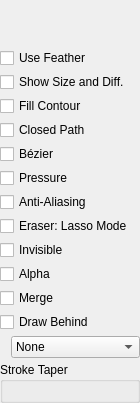
<?xml version="1.0" encoding="UTF-8"?>
<ui version="4.0">
 <class>ToolOptions</class>
 <widget class="QWidget" name="ToolOptions">
  <property name="geometry">
   <rect>
    <x>0</x>
    <y>0</y>
    <width>140</width>
    <height>355</height>
   </rect>
  </property>
  <property name="minimumSize">
   <size>
    <width>140</width>
    <height>0</height>
   </size>
  </property>
  <property name="windowTitle">
   <string>Form</string>
  </property>
  <layout class="QVBoxLayout" name="verticalLayout_3">
   <property name="spacing">
    <number>4</number>
   </property>
   <property name="leftMargin">
    <number>0</number>
   </property>
   <property name="topMargin">
    <number>0</number>
   </property>
   <property name="rightMargin">
    <number>0</number>
   </property>
   <property name="bottomMargin">
    <number>0</number>
   </property>
   <item>
    <layout class="QHBoxLayout" name="penColorPaletteLayout">
     <property name="spacing">
      <number>4</number>
     </property>
     <property name="bottomMargin">
      <number>4</number>
     </property>
    </layout>
   </item>
   <item>
    <widget class="QWidget" name="cosmicPenOptionsWidget">
     <layout class="QVBoxLayout" name="cosmicPenRootLayout">
      <property name="spacing">
       <number>4</number>
      </property>
      <property name="leftMargin">
       <number>0</number>
      </property>
      <property name="topMargin">
       <number>0</number>
      </property>
      <property name="rightMargin">
       <number>0</number>
      </property>
      <property name="bottomMargin">
       <number>0</number>
      </property>
      <item>
       <widget class="QWidget" name="cosmicPenRowsArea">
        <layout class="QVBoxLayout" name="cosmicPenRowsLayout">
         <property name="spacing">
          <number>8</number>
         </property>
         <property name="leftMargin">
          <number>0</number>
         </property>
         <property name="topMargin">
          <number>0</number>
         </property>
         <property name="rightMargin">
          <number>0</number>
         </property>
         <property name="bottomMargin">
          <number>0</number>
         </property>
        </layout>
       </widget>
      </item>
      <item>
       <widget class="QWidget" name="cosmicPenBottomArea">
        <layout class="QHBoxLayout" name="cosmicPenBottomLayout">
         <property name="spacing">
          <number>0</number>
         </property>
         <property name="leftMargin">
          <number>0</number>
         </property>
         <property name="rightMargin">
          <number>0</number>
         </property>
         <property name="topMargin">
          <number>2</number>
         </property>
         <property name="bottomMargin">
          <number>0</number>
         </property>
        </layout>
       </widget>
      </item>
      <item>
       <spacer name="cosmicPenBottomSpacer">
        <property name="orientation">
         <enum>Qt::Vertical</enum>
        </property>
        <property name="sizeType">
         <enum>QSizePolicy::Expanding</enum>
        </property>
        <property name="sizeHint" stdset="0">
         <size>
          <width>0</width>
          <height>0</height>
         </size>
        </property>
       </spacer>
      </item>
     </layout>
    </widget>
   </item>

   <!-- Cosmic split layout for the Pencil tool (bitmap-only pencil options) -->
   <item>
    <widget class="QWidget" name="cosmicPencilOptionsWidget">
     <layout class="QVBoxLayout" name="cosmicPencilRootLayout">
      <property name="spacing">
       <number>4</number>
      </property>
      <property name="leftMargin">
       <number>0</number>
      </property>
      <property name="topMargin">
       <number>0</number>
      </property>
      <property name="rightMargin">
       <number>0</number>
      </property>
      <property name="bottomMargin">
       <number>0</number>
      </property>
      <item>
       <widget class="QWidget" name="cosmicPencilRowsArea">
        <layout class="QVBoxLayout" name="cosmicPencilRowsLayout">
         <property name="spacing">
          <number>8</number>
         </property>
         <property name="leftMargin">
          <number>0</number>
         </property>
         <property name="topMargin">
          <number>0</number>
         </property>
         <property name="rightMargin">
          <number>0</number>
         </property>
         <property name="bottomMargin">
          <number>0</number>
         </property>
        </layout>
       </widget>
      </item>
      <item>
       <widget class="QWidget" name="cosmicPencilBottomArea">
        <layout class="QHBoxLayout" name="cosmicPencilBottomLayout">
         <property name="spacing">
          <number>0</number>
         </property>
         <property name="leftMargin">
          <number>0</number>
         </property>
         <property name="rightMargin">
          <number>0</number>
         </property>
         <property name="topMargin">
          <number>2</number>
         </property>
         <property name="bottomMargin">
          <number>0</number>
         </property>
        </layout>
       </widget>
      </item>
     </layout>
    </widget>
   </item>
   <item>
    <widget class="QWidget" name="cosmicGapFillOptionsWidget">
     <layout class="QVBoxLayout" name="cosmicGapFillRootLayout">
      <property name="spacing">
       <number>4</number>
      </property>
      <property name="leftMargin">
       <number>0</number>
      </property>
      <property name="topMargin">
       <number>0</number>
      </property>
      <property name="rightMargin">
       <number>0</number>
      </property>
      <property name="bottomMargin">
       <number>0</number>
      </property>
      <item>
       <widget class="QWidget" name="cosmicGapFillRowsArea">
        <layout class="QVBoxLayout" name="cosmicGapFillRowsLayout">
         <property name="spacing">
          <number>8</number>
         </property>
         <property name="leftMargin">
          <number>0</number>
         </property>
         <property name="topMargin">
          <number>0</number>
         </property>
         <property name="rightMargin">
          <number>0</number>
         </property>
         <property name="bottomMargin">
          <number>0</number>
         </property>
        </layout>
       </widget>
      </item>
     </layout>
    </widget>
   </item>
   <item>
    <widget class="QWidget" name="cosmicEyedropperOptionsWidget">
     <layout class="QVBoxLayout" name="cosmicEyedropperRootLayout">
      <property name="spacing">
       <number>4</number>
      </property>
      <property name="leftMargin">
       <number>0</number>
      </property>
      <property name="topMargin">
       <number>0</number>
      </property>
      <property name="rightMargin">
       <number>0</number>
      </property>
      <property name="bottomMargin">
       <number>0</number>
      </property>
      <item>
       <widget class="QWidget" name="cosmicEyedropperRowsArea">
        <layout class="QVBoxLayout" name="cosmicEyedropperRowsLayout">
         <property name="spacing">
          <number>8</number>
         </property>
         <property name="leftMargin">
          <number>0</number>
         </property>
         <property name="topMargin">
          <number>0</number>
         </property>
         <property name="rightMargin">
          <number>0</number>
         </property>
         <property name="bottomMargin">
          <number>0</number>
         </property>
        </layout>
       </widget>
      </item>
     </layout>
    </widget>
   </item>
   <item>
    <widget class="QWidget" name="cosmicEraserOptionsWidget">
     <layout class="QVBoxLayout" name="cosmicEraserRootLayout">
      <property name="spacing">
       <number>4</number>
      </property>
      <property name="leftMargin">
       <number>0</number>
      </property>
      <property name="topMargin">
       <number>0</number>
      </property>
      <property name="rightMargin">
       <number>0</number>
      </property>
      <property name="bottomMargin">
       <number>0</number>
      </property>
      <item>
       <widget class="QWidget" name="cosmicEraserRowsArea">
        <layout class="QVBoxLayout" name="cosmicEraserRowsLayout">
         <property name="spacing">
          <number>8</number>
         </property>
         <property name="leftMargin">
          <number>0</number>
         </property>
         <property name="topMargin">
          <number>0</number>
         </property>
         <property name="rightMargin">
          <number>0</number>
         </property>
         <property name="bottomMargin">
          <number>0</number>
         </property>
        </layout>
       </widget>
      </item>
     </layout>
    </widget>
   </item>
   <item>
    <widget class="QWidget" name="cosmicCurveOptionsWidget">
     <layout class="QVBoxLayout" name="cosmicCurveRootLayout">
      <property name="spacing">
       <number>4</number>
      </property>
      <property name="leftMargin">
       <number>0</number>
      </property>
      <property name="topMargin">
       <number>0</number>
      </property>
      <property name="rightMargin">
       <number>0</number>
      </property>
      <property name="bottomMargin">
       <number>0</number>
      </property>
      <item>
       <widget class="QWidget" name="cosmicCurveRowsArea">
        <layout class="QVBoxLayout" name="cosmicCurveRowsLayout">
         <property name="spacing">
          <number>8</number>
         </property>
         <property name="leftMargin">
          <number>0</number>
         </property>
         <property name="topMargin">
          <number>0</number>
         </property>
         <property name="rightMargin">
          <number>0</number>
         </property>
         <property name="bottomMargin">
          <number>0</number>
         </property>
        </layout>
       </widget>
      </item>
     </layout>
    </widget>
   </item>
   <item>
    <widget class="QWidget" name="cosmicDplateOptionsWidget">
     <layout class="QVBoxLayout" name="cosmicDplateRootLayout">
      <property name="spacing">
       <number>4</number>
      </property>
      <property name="leftMargin">
       <number>0</number>
      </property>
      <property name="topMargin">
       <number>0</number>
      </property>
      <property name="rightMargin">
       <number>0</number>
      </property>
      <property name="bottomMargin">
       <number>0</number>
      </property>
      <item>
       <widget class="QWidget" name="cosmicDplateRowsArea">
        <layout class="QVBoxLayout" name="cosmicDplateRowsLayout">
         <property name="spacing">
          <number>8</number>
         </property>
         <property name="leftMargin">
          <number>0</number>
         </property>
         <property name="topMargin">
          <number>0</number>
         </property>
         <property name="rightMargin">
          <number>0</number>
         </property>
         <property name="bottomMargin">
          <number>0</number>
         </property>
        </layout>
       </widget>
      </item>
     </layout>
    </widget>
   </item>

   <item>
    <layout class="QHBoxLayout" name="horizontalLayout_2">
     <property name="spacing">
      <number>4</number>
     </property>
    </layout>
   </item>
   
   <item>
    <layout class="QHBoxLayout" name="horizontalLayout">
     <property name="spacing">
      <number>4</number>
     </property>
     <item>
      <widget class="SpinSlider" name="featherSlider" native="true">
       <property name="toolTip">
        <string>Set Stroke Feather &lt;br&gt;&lt;b&gt;[CTRL]+drag&lt;/b&gt;&lt;br&gt;for quick adjustment</string>
       </property>
      </widget>
     </item>
    </layout>
   </item>
   <item>
    <layout class="QVBoxLayout" name="verticalLayout_2">
     <property name="topMargin">
      <number>0</number>
     </property>
     <property name="spacing">
      <number>4</number>
     </property>
     <item>
      <widget class="QCheckBox" name="useFeatherBox">
       <property name="toolTip">
        <string>Enable or disable feathering</string>
       </property>
       <property name="text">
        <string>Use Feather</string>
       </property>
      </widget>
     </item>
     <item>
      <widget class="QCheckBox" name="showInfoBox">
       <property name="text">
        <string>Show Size and Diff.</string>
       </property>
       <property name="checked">
        <bool>false</bool>
       </property>
      </widget>
     </item>
     <item>
      <widget class="QCheckBox" name="fillContourBox">
       <property name="toolTip">
        <string>Contour will be filled</string>
       </property>
       <property name="text">
        <string>Fill Contour</string>
       </property>
      </widget>
     </item>
     <item>
      <widget class="QCheckBox" name="useClosedPathBox">
       <property name="toolTip">
        <string>Close Polyline path (hold Ctrl to temporarily invert)</string>
       </property>
       <property name="text">
        <string>Closed Path</string>
       </property>
      </widget>
     </item>
     <item>
      <widget class="QCheckBox" name="useBezierBox">
       <property name="toolTip">
        <string>Use Bézier curves to create curved lines</string>
       </property>
       <property name="text">
        <string comment="Tool options">Bézier</string>
       </property>
      </widget>
     </item>
     <item>
      <widget class="QCheckBox" name="usePressureBox">
       <property name="toolTip">
        <string>Vary strokes based on pressure when drawing on a tablet</string>
       </property>
       <property name="text">
        <string comment="Tool options">Pressure</string>
       </property>
      </widget>
     </item>
     <item>
      <widget class="QCheckBox" name="useAABox">
       <property name="visible">
        <bool>false</bool>
       </property>
       <property name="toolTip">
        <string>Use anti-aliasing to create smooth edges</string>
       </property>
       <property name="text">
        <string comment="Brush AA">Anti-Aliasing</string>
       </property>
      </widget>
     </item>
     <item>
      <widget class="QCheckBox" name="eraserLassoModeBox">
       <property name="toolTip">
        <string>When enabled, Eraser selects with a lasso and deletes on release</string>
       </property>
       <property name="text">
        <string>Eraser: Lasso Mode</string>
       </property>
       <property name="checked">
        <bool>false</bool>
       </property>
      </widget>
     </item>
     <item>
      <widget class="QCheckBox" name="makeInvisibleBox">
       <property name="toolTip">
        <string>Make invisible</string>
       </property>
       <property name="text">
        <string comment="Tool options">Invisible</string>
       </property>
      </widget>
     </item>
     <item>
      <widget class="QCheckBox" name="preserveAlphaBox">
       <property name="toolTip">
        <string>Preserve Alpha</string>
       </property>
       <property name="text">
        <string comment="Tool options">Alpha</string>
       </property>
      </widget>
     </item>
     <item>
      <widget class="QCheckBox" name="vectorMergeBox">
       <property name="toolTip">
        <string>Merge vector lines when they are close together</string>
       </property>
       <property name="text">
        <string comment="Vector line merge (Tool options)">Merge</string>
       </property>
      </widget>
     </item>
     <item>
      <widget class="QCheckBox" name="drawBehindBox">
       <property name="toolTip">
        <string>Draw new strokes behind existing strokes</string>
       </property>
       <property name="text">
        <string>Draw Behind</string>
       </property>
      </widget>
     </item>
    </layout>
   </item>
  
   <item>
    <layout class="QHBoxLayout" name="horizontalLayout_4" stretch="0,1">
     <property name="spacing">
      <number>4</number>
     </property>
     <item>
      <widget class="QLabel" name="stabilizerLabel">
       <property name="sizePolicy">
        <sizepolicy hsizetype="Minimum" vsizetype="Minimum">
         <horstretch>0</horstretch>
         <verstretch>0</verstretch>
        </sizepolicy>
       </property>
       <property name="text">
        <string/>
       </property>
      </widget>
     </item>
     <item>
      <widget class="QComboBox" name="inpolLevelsCombo">
       <property name="toolTip">
        <string>Use stabilizer to interpolate strokes</string>
       </property>
       <property name="currentText">
        <string comment="Stablizer level">None</string>
       </property>
       <item>
        <property name="text">
         <string comment="Stabilizer option">None</string>
        </property>
       </item>
       <item>
        <property name="text">
         <string comment="Stabilizer option">Simple</string>
        </property>
       </item>
       <item>
        <property name="text">
         <string comment="Stabilizer option">Strong</string>
        </property>
       </item>
      </widget>
     </item>
    </layout>
   </item>
   
   <item>
      <widget class="QGroupBox" name="curveTaperGroup">
     <property name="title">
         <string>Stroke Taper</string>
     </property>
     <layout class="QHBoxLayout" name="curveTaperGroupLayout">
      <property name="spacing">
       <number>4</number>
      </property>
      <item>
       <widget class="SpinSlider" name="curveTaperStartSlider" native="true">
        <property name="toolTip">
            <string>Start Taper (pixels)</string>
        </property>
       </widget>
      </item>
      <item>
       <widget class="SpinSlider" name="curveTaperEndSlider" native="true">
        <property name="toolTip">
            <string>End Taper (pixels)</string>
        </property>
       </widget>
      </item>
     </layout>
    </widget>
   </item>
   <item>
    <spacer name="verticalSpacer1">
     <property name="orientation">
      <enum>Qt::Vertical</enum>
     </property>
     <property name="sizeType">
      <enum>QSizePolicy::Expanding</enum>
     </property>
     <property name="sizeHint" stdset="0">
      <size>
       <width>0</width>
       <height>0</height>
      </size>
     </property>
    </spacer>
   </item>
  </layout>
 </widget>
 <customwidgets>
  <customwidget>
   <class>SpinSlider</class>
   <extends>QWidget</extends>
   <header>spinslider.h</header>
   <container>1</container>
  </customwidget>
 </customwidgets>
 <resources/>
 <connections/>
</ui>
